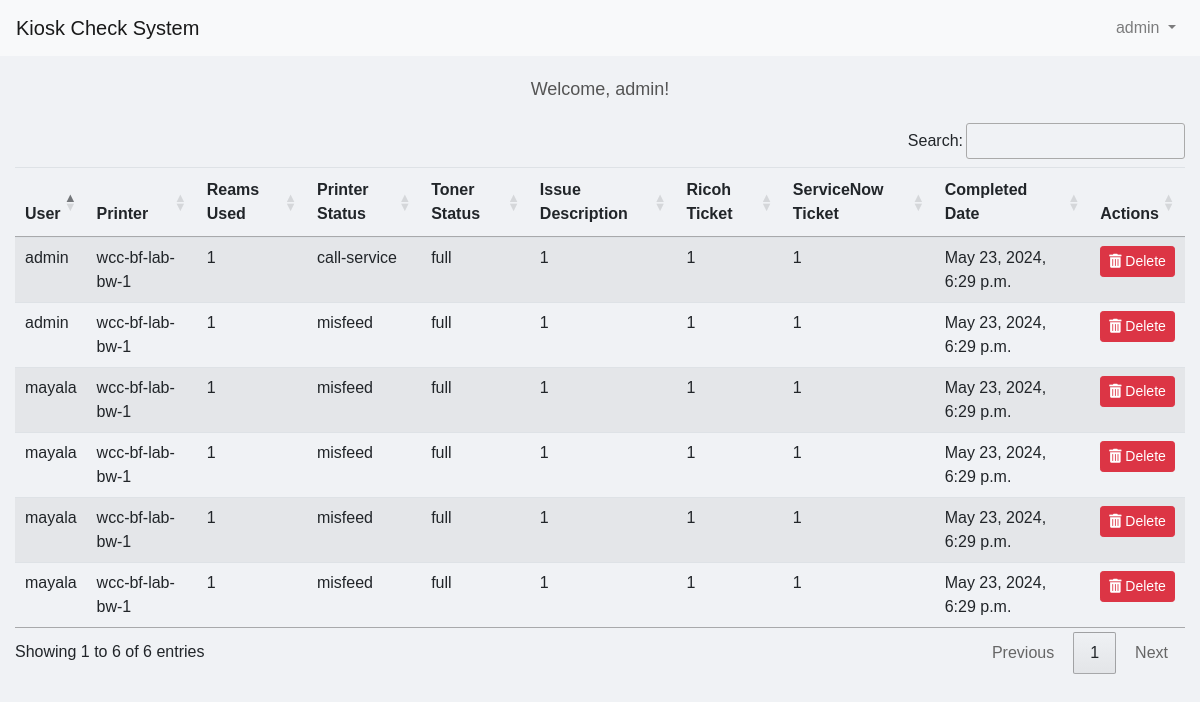
/kioskApp/display-data/ (signed in), run on an earlier commit of the app's database.
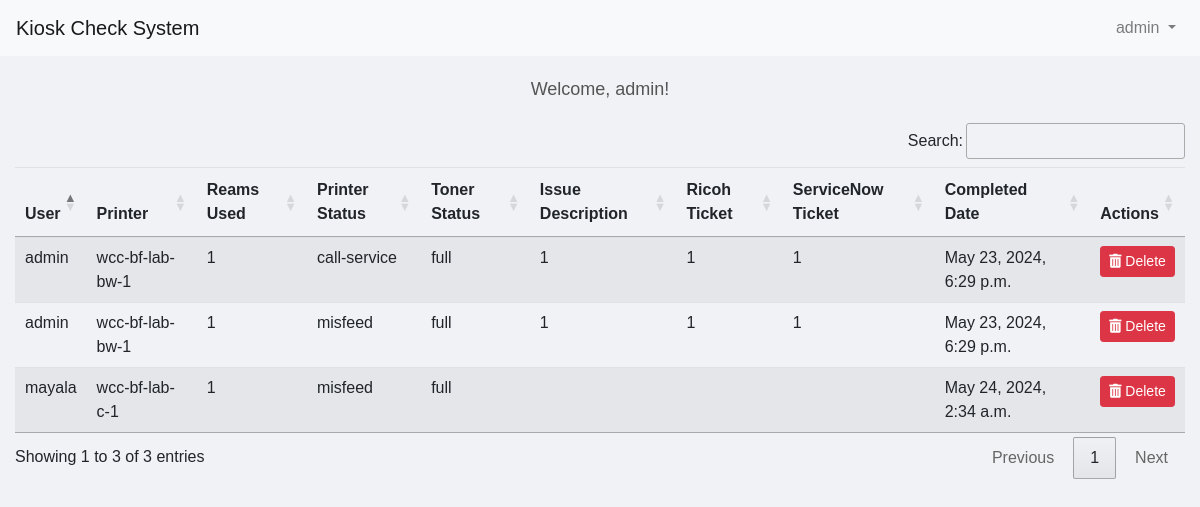
And on a later commit of the database.
### kioskApp/models.py (models this page shows, shortened)
class KioskCheck(models.Model):
    user = models.ForeignKey(User, on_delete = models.CASCADE)
    printer = models.CharField(max_length = 100)
    reams_used = models.IntegerField()
    issues = models.CharField(max_length = 100)
    toner_status = models.CharField(max_length = 50)
    issue_description = models.TextField(blank = True, null = True)
    ricoh_ticket = models.CharField(max_length = 50, blank = True, null = True)
    servicenow_ticket = models.CharField(max_length = 50, blank = True, null = True)
    completed_date = models.DateTimeField(auto_now_add = True)

### kioskApp/views.py (the view)
# urls.py: path('display-data/', views.display_data, name='display_data'),
@login_required
def display_data(request):
    data = KioskCheck.objects.select_related('user').all()
    return render(request, 'login/display_data.html', {'data': data})

### kioskApp/templates/login/display_data.html (shortened to what this page needs)
<!DOCTYPE html>
<html lang="en">
<head>
    <link rel="stylesheet" href="https://stackpath.bootstrapcdn.com/bootstrap/4.5.2/css/bootstrap.min.css">
    <link rel="stylesheet" href="https://cdnjs.cloudflare.com/ajax/libs/font-awesome/5.15.3/css/all.min.css">
    <link rel="stylesheet" href="https://cdn.datatables.net/1.10.21/css/jquery.dataTables.min.css">
    <link rel="stylesheet" href="https://cdn.datatables.net/buttons/1.7.1/css/buttons.dataTables.min.css">
</head>
<body>
    <nav class="navbar navbar-expand-lg navbar-light bg-light">
        <a class="navbar-brand" href="#">Kiosk Check System</a>
        <div class="collapse navbar-collapse" id="navbarNav">
            <ul class="navbar-nav ml-auto">
                <li class="nav-item dropdown">
                    <a class="nav-link dropdown-toggle" href="#" id="navbarDropdown" role="button" data-toggle="dropdown" aria-haspopup="true" aria-expanded="false">
                        {{ user.username }}
                    </a>
                </li>
            </ul>
        </div>
    </nav>
    <div class="container">
        <div class="welcome-message text-center">
            Welcome, {{ user.username }}!
        </div>
        <div class="data-table">
            <table id="dataTable" class="table table-striped">
                <thead>
                    <tr>
                        <th>User</th>
                        <th>Printer</th>
                        <th>Reams Used</th>
                        <th>Printer Status</th>
                        <th>Toner Status</th>
                        <th>Issue Description</th>
                        <th>Ricoh Ticket</th>
                        <th>ServiceNow Ticket</th>
                        <th>Completed Date</th>
                        {% if user.is_superuser %}
                        <th>Actions</th>
                        {% endif %}
                    </tr>
                </thead>
                <tbody>
                    {% for entry in data %}
                    <tr id="row-{{ entry.id }}">
                        <td>{{ entry.user.username }}</td>
                        <td>{{ entry.printer }}</td>
                        <td>{{ entry.reams_used }}</td>
                        <td>{{ entry.issues }}</td>
                        <td>{{ entry.toner_status }}</td>
                        <td>{{ entry.issue_description }}</td>
                        <td>{{ entry.ricoh_ticket }}</td>
                        <td>{{ entry.servicenow_ticket }}</td>
                        <td>{{ entry.completed_date }}</td>
                        {% if user.is_superuser %}
                        <td>
                            <button class="btn btn-danger btn-sm delete-button" data-id="{{ entry.id }}">
                                <i class="fas fa-trash-alt"></i> Delete
                            </button>
                        </td>
                        {% endif %}
                    </tr>
                    {% endfor %}
                </tbody>
            </table>
        </div>
    </div>
</body>
</html>

### kioskApp/templates/login/display_data.html (style rules this page uses)
body { font-family: 'Arial', sans-serif; background-color: #f0f2f5; margin: 0; padding: 0; }
.navbar { margin-bottom: 20px; }
.container { max-width: 1200px; margin: auto; }
.welcome-message { margin-top: 20px; font-size: 18px; color: #555; }
.data-table { margin-top: 20px; }

What changed in the data, as far as the page shows it:
removed KioskCheck: user.username "mayala", printer "wcc-bf-lab-bw-1", reams_used "1", issues "misfeed", toner_status "full", issue_description "1", ricoh_ticket "1", servicenow_ticket "1", completed_date "May 23, 2024, 6:29 p.m."
removed KioskCheck: user.username "mayala", printer "wcc-bf-lab-bw-1", reams_used "1", issues "misfeed", toner_status "full", issue_description "1", ricoh_ticket "1", servicenow_ticket "1", completed_date "May 23, 2024, 6:29 p.m."
removed KioskCheck: user.username "mayala", printer "wcc-bf-lab-bw-1", reams_used "1", issues "misfeed", toner_status "full", issue_description "1", ricoh_ticket "1", servicenow_ticket "1", completed_date "May 23, 2024, 6:29 p.m."
removed KioskCheck: user.username "mayala", printer "wcc-bf-lab-bw-1", reams_used "1", issues "misfeed", toner_status "full", issue_description "1", ricoh_ticket "1", servicenow_ticket "1", completed_date "May 23, 2024, 6:29 p.m."
added KioskCheck: user.username "mayala", printer "wcc-bf-lab-c-1", reams_used "1", issues "misfeed", toner_status "full", completed_date "May 24, 2024, 2:34 a.m."
Also different on the page:
text written by a page script: "Search: Showing 1 to 6 of 6 entries Previous 1 Next" → "Search: Showing 1 to 3 of 3 entries Previous 1 Next"
